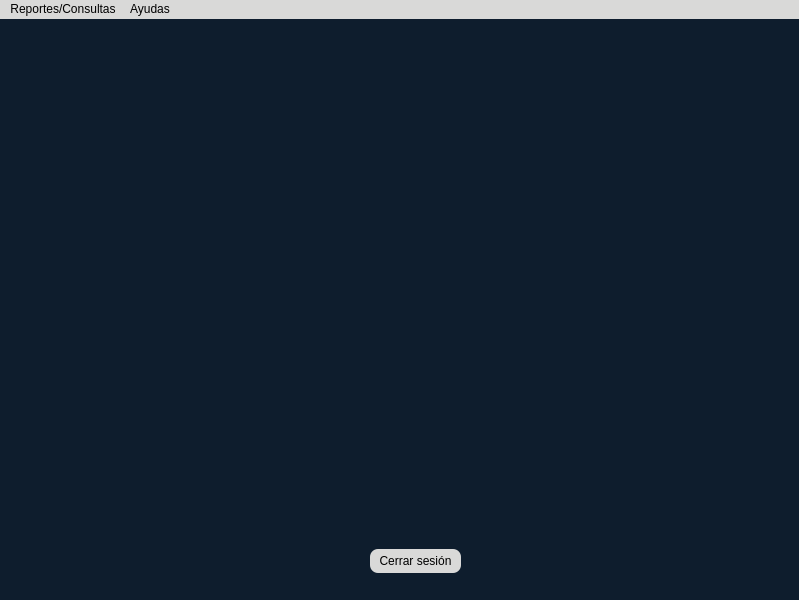
<?xml version="1.0" encoding="UTF-8"?>
<ui version="4.0">
 <class>MainWindow</class>
 <widget class="QMainWindow" name="MainWindow">
  <property name="geometry">
   <rect>
    <x>0</x>
    <y>0</y>
    <width>799</width>
    <height>600</height>
   </rect>
  </property>
  <property name="windowTitle">
   <string>MainWindow</string>
  </property>
  <property name="styleSheet">
   <string notr="true">background-color: rgb(14, 29, 45);</string>
  </property>
  <widget class="QWidget" name="centralwidget">
   <widget class="QPushButton" name="btnCerrarSesion">
    <property name="geometry">
     <rect>
      <x>370</x>
      <y>530</y>
      <width>91</width>
      <height>24</height>
     </rect>
    </property>
    <property name="styleSheet">
     <string notr="true">background-color: rgb(217, 217, 216);
border-radius: 8px;</string>
    </property>
    <property name="text">
     <string>Cerrar sesión</string>
    </property>
   </widget>
   <widget class="QLabel" name="perdope">
    <property name="geometry">
     <rect>
      <x>260</x>
      <y>160</y>
      <width>301</width>
      <height>221</height>
     </rect>
    </property>
    <property name="text">
     <string/>
    </property>
    <property name="pixmap">
     <pixmap>../resource/logo.png</pixmap>
    </property>
    <property name="scaledContents">
     <bool>true</bool>
    </property>
   </widget>
  </widget>
  <widget class="QMenuBar" name="menubar">
   <property name="geometry">
    <rect>
     <x>0</x>
     <y>0</y>
     <width>799</width>
     <height>22</height>
    </rect>
   </property>
   <property name="styleSheet">
    <string notr="true">background-color: rgb(217, 217, 216);</string>
   </property>
   <widget class="QMenu" name="menuReportes_Consultas">
    <property name="title">
     <string>Reportes/Consultas</string>
    </property>
    <addaction name="btnAbrirbtnAbrirInformes"/>
    <addaction name="btnAbrirConsultas"/>
   </widget>
   <widget class="QMenu" name="menuAyudas">
    <property name="title">
     <string>Ayudas</string>
    </property>
    <addaction name="btnAbrirAyudaApp"/>
    <addaction name="btnAbrirAcercaDe"/>
   </widget>
   <addaction name="menuReportes_Consultas"/>
   <addaction name="menuAyudas"/>
  </widget>
  <widget class="QStatusBar" name="statusbar"/>
  <action name="btnAbrirVentanaSucursal">
   <property name="text">
    <string>Sucursal</string>
   </property>
  </action>
  <action name="btnAbrirVentanaEmpleado">
   <property name="text">
    <string>Empleado</string>
   </property>
  </action>
  <action name="btnAbrirVentanaDepartamento">
   <property name="text">
    <string>Departamento</string>
   </property>
  </action>
  <action name="btnAbrirVentanaMunicipio">
   <property name="text">
    <string>Municipio</string>
   </property>
  </action>
  <action name="btnAbrirVentanaCargo">
   <property name="text">
    <string>Cargo</string>
   </property>
  </action>
  <action name="btnAbrirVentanaContrato">
   <property name="text">
    <string>Contrato</string>
   </property>
  </action>
  <action name="btnAbrirVentanaProfesion">
   <property name="text">
    <string>Profesion</string>
   </property>
  </action>
  <action name="btnAbrirVentanaFuncion">
   <property name="text">
    <string>Funcion</string>
   </property>
  </action>
  <action name="btnAbrirVentanaContrato_2">
   <property name="text">
    <string>Contratos</string>
   </property>
  </action>
  <action name="btnAbrirbtnAbrirVentanaListaDeSucursales">
   <property name="text">
    <string>Listar sucursales</string>
   </property>
  </action>
  <action name="btnAbrirbtnAbrirInformes">
   <property name="text">
    <string>Informes</string>
   </property>
  </action>
  <action name="btnAbrirUsuarios">
   <property name="text">
    <string>Usuarios</string>
   </property>
  </action>
  <action name="btnAbrirBitacoras">
   <property name="text">
    <string>Bitácora de usuarios</string>
   </property>
  </action>
  <action name="actionCalculadora">
   <property name="text">
    <string>Calculadora</string>
   </property>
  </action>
  <action name="actionFecha_y_Hora_Actual">
   <property name="text">
    <string>Fecha y Hora Actual</string>
   </property>
  </action>
  <action name="btnAbrirAyudaApp">
   <property name="text">
    <string>Ayuda de la aplicación</string>
   </property>
  </action>
  <action name="btnAbrirAcercaDe">
   <property name="text">
    <string>Acerca de ...</string>
   </property>
  </action>
  <action name="btnAbrirVentanaTipoMunicipio">
   <property name="text">
    <string>Tipo Municipio</string>
   </property>
  </action>
  <action name="btnAbrirConsultas">
   <property name="text">
    <string>consultas</string>
   </property>
  </action>
 </widget>
 <resources/>
 <connections/>
</ui>
